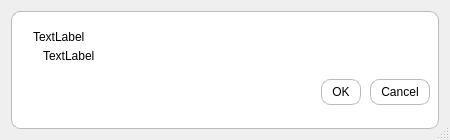
<?xml version="1.0" encoding="UTF-8"?>
<ui version="4.0">
 <class>GeneralDialog</class>
 <widget class="QDialog" name="GeneralDialog">
  <property name="geometry">
   <rect>
    <x>0</x>
    <y>0</y>
    <width>450</width>
    <height>140</height>
   </rect>
  </property>
  <property name="sizePolicy">
   <sizepolicy hsizetype="Fixed" vsizetype="Preferred">
    <horstretch>0</horstretch>
    <verstretch>0</verstretch>
   </sizepolicy>
  </property>
  <property name="minimumSize">
   <size>
    <width>450</width>
    <height>0</height>
   </size>
  </property>
  <property name="maximumSize">
   <size>
    <width>450</width>
    <height>16777215</height>
   </size>
  </property>
  <property name="windowTitle">
   <string>Dialog</string>
  </property>
  <property name="sizeGripEnabled">
   <bool>true</bool>
  </property>
  <property name="modal">
   <bool>true</bool>
  </property>
  <layout class="QHBoxLayout" name="horizontalLayout">
   <item>
    <widget class="QWidget" name="widget" native="true">
     <property name="sizePolicy">
      <sizepolicy hsizetype="Preferred" vsizetype="Preferred">
       <horstretch>0</horstretch>
       <verstretch>0</verstretch>
      </sizepolicy>
     </property>
     <property name="styleSheet">
      <string notr="true">#widget {
	background: #ffffff;
	border-radius: 9px;
	border:1px solid #bbbbbb;
}

QLabel {
	background:#ffffff;
}

QAbstractButton {
	background:#ffffff;
	border-radius:9px;
	border:1px solid #bbbbbb;
	padding:5px;
	padding-left:10px;
	padding-right:10px;
	margin-bottom:5px;
	margin-left:3px;
}

QAbstractButton:pressed {
	background: #444444;
	color:#ffffff;
}</string>
     </property>
     <layout class="QHBoxLayout" name="horizontalLayout_3">
      <item>
       <widget class="QLabel" name="dlg_pixmap">
        <property name="text">
         <string/>
        </property>
        <property name="pixmap">
         <pixmap resource="resources.qrc">:/icons/Info 48x48</pixmap>
        </property>
       </widget>
      </item>
      <item>
       <layout class="QVBoxLayout" name="verticalLayout">
        <property name="spacing">
         <number>-1</number>
        </property>
        <item>
         <widget class="QWidget" name="widget_2" native="true">
          <property name="sizePolicy">
           <sizepolicy hsizetype="Preferred" vsizetype="Fixed">
            <horstretch>0</horstretch>
            <verstretch>0</verstretch>
           </sizepolicy>
          </property>
          <property name="minimumSize">
           <size>
            <width>0</width>
            <height>0</height>
           </size>
          </property>
          <layout class="QVBoxLayout" name="verticalLayout_4">
           <property name="spacing">
            <number>5</number>
           </property>
           <property name="margin">
            <number>0</number>
           </property>
           <item>
            <widget class="QLabel" name="dlg_text_title">
             <property name="sizePolicy">
              <sizepolicy hsizetype="Preferred" vsizetype="Fixed">
               <horstretch>0</horstretch>
               <verstretch>0</verstretch>
              </sizepolicy>
             </property>
             <property name="text">
              <string>TextLabel</string>
             </property>
            </widget>
           </item>
           <item>
            <widget class="QLabel" name="dlg_text">
             <property name="sizePolicy">
              <sizepolicy hsizetype="Preferred" vsizetype="Preferred">
               <horstretch>0</horstretch>
               <verstretch>0</verstretch>
              </sizepolicy>
             </property>
             <property name="sizeIncrement">
              <size>
               <width>0</width>
               <height>0</height>
              </size>
             </property>
             <property name="text">
              <string>TextLabel</string>
             </property>
             <property name="textFormat">
              <enum>Qt::AutoText</enum>
             </property>
             <property name="alignment">
              <set>Qt::AlignLeading|Qt::AlignLeft|Qt::AlignVCenter</set>
             </property>
             <property name="wordWrap">
              <bool>true</bool>
             </property>
             <property name="indent">
              <number>10</number>
             </property>
            </widget>
           </item>
          </layout>
         </widget>
        </item>
        <item>
         <widget class="QDialogButtonBox" name="buttonBox">
          <property name="sizePolicy">
           <sizepolicy hsizetype="Preferred" vsizetype="Fixed">
            <horstretch>0</horstretch>
            <verstretch>0</verstretch>
           </sizepolicy>
          </property>
          <property name="minimumSize">
           <size>
            <width>0</width>
            <height>0</height>
           </size>
          </property>
          <property name="styleSheet">
           <string notr="true"/>
          </property>
          <property name="orientation">
           <enum>Qt::Horizontal</enum>
          </property>
          <property name="standardButtons">
           <set>QDialogButtonBox::Cancel|QDialogButtonBox::Ok</set>
          </property>
         </widget>
        </item>
       </layout>
      </item>
     </layout>
    </widget>
   </item>
  </layout>
 </widget>
 <resources>
  <include location="resources.qrc"/>
 </resources>
 <connections>
  <connection>
   <sender>buttonBox</sender>
   <signal>accepted()</signal>
   <receiver>GeneralDialog</receiver>
   <slot>accept()</slot>
   <hints>
    <hint type="sourcelabel">
     <x>248</x>
     <y>254</y>
    </hint>
    <hint type="destinationlabel">
     <x>157</x>
     <y>274</y>
    </hint>
   </hints>
  </connection>
  <connection>
   <sender>buttonBox</sender>
   <signal>rejected()</signal>
   <receiver>GeneralDialog</receiver>
   <slot>reject()</slot>
   <hints>
    <hint type="sourcelabel">
     <x>316</x>
     <y>260</y>
    </hint>
    <hint type="destinationlabel">
     <x>286</x>
     <y>274</y>
    </hint>
   </hints>
  </connection>
 </connections>
</ui>
